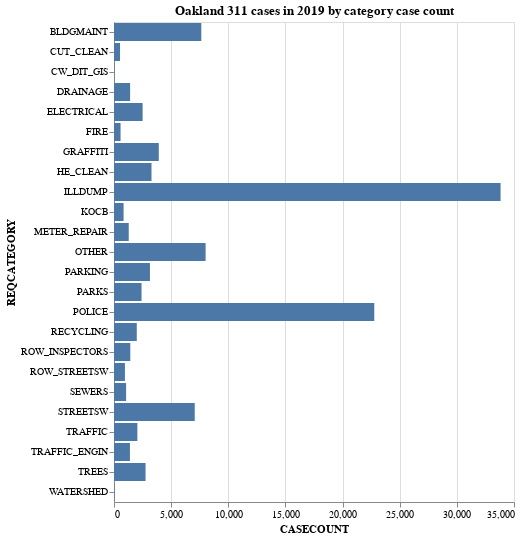

The notebook cell saved with this chart:
### Markdown cell above
#### It's time to visualize this brand new table!

Before I run the Altair code below, I'm going to review the notes from class on how to use it, drawing on the Altair documentation:

>```python
>alt.Chart(category_counts_2019).mark_bar().encode(
    x='Case_Count',
    y='Request_Category'
).properties(
    title='Berkeley 311 cases in 2019'
)
>```
>The first part of the code `alt.Chart()` requires you to fill the first argument with a dataframe, in this case `category_counts_2019`.

>The next part of the code `mark_bar()` specifies a bar chart. (If you want a line chart, you'd use `mark_line()`.)

>After that, `.encode()` tells Altair which columns to use for the `x` and `y` axes.

>If you want to add a title, you'd use Altair's `.properties()` method.

### Code cell
alt.Chart(category_counts_2019).mark_bar().encode(
    x='CASECOUNT',
    y='REQCATEGORY'
).properties(
    title='Oakland 311 cases in 2019 by category case count'
)

### Figure 1 — Vega-Lite specification as saved in the notebook (floating-point values rounded to 4 significant figures)
{"config": {"view": {"continuousWidth": 400, "continuousHeight": 300}}, "data": {"name": "data-e064d8e53d1c5f3015029e24e4aeb40d"}, "mark": "bar", "encoding": {"x": {"type": "quantitative", "field": "CASECOUNT"}, "y": {"type": "nominal", "field": "REQCATEGORY"}}, "title": "Oakland 311 cases in 2019 by category case count", "$schema": "https://vega.github.io/schema/vega-lite/v4.8.1.json", "datasets": {"data-e064d8e53d1c5f3015029e24e4aeb40d": [{"REQCATEGORY": "ILLDUMP", "CASECOUNT": 33826}, {"REQCATEGORY": "POLICE", "CASECOUNT": 22773}, {"REQCATEGORY": "OTHER", "CASECOUNT": 8016}, {"REQCATEGORY": "BLDGMAINT", "CASECOUNT": 7638}, {"REQCATEGORY": "STREETSW", "CASECOUNT": 7064}, {"REQCATEGORY": "GRAFFITI", "CASECOUNT": 3918}, {"REQCATEGORY": "HE_CLEAN", "CASECOUNT": 3281}, {"REQCATEGORY": "PARKING", "CASECOUNT": 3145}, {"REQCATEGORY": "TREES", "CASECOUNT": 2761}, {"REQCATEGORY": "ELECTRICAL", "CASECOUNT": 2504}, {"REQCATEGORY": "PARKS", "CASECOUNT": 2410}, {"REQCATEGORY": "TRAFFIC", "CASECOUNT": 2045}, {"REQCATEGORY": "RECYCLING", "CASECOUNT": 1993}, {"REQCATEGORY": "ROW_INSPECTORS", "CASECOUNT": 1426}, {"REQCATEGORY": "DRAINAGE", "CASECOUNT": 1409}, {"REQCATEGORY": "TRAFFIC_ENGIN", "CASECOUNT": 1394}, {"REQCATEGORY": "METER_REPAIR", "CASECOUNT": 1289}, {"REQCATEGORY": "SEWERS", "CASECOUNT": 1058}, {"REQCATEGORY": "ROW_STREETSW", "CASECOUNT": 957}, {"REQCATEGORY": "KOCB", "CASECOUNT": 839}, {"REQCATEGORY": "FIRE", "CASECOUNT": 574}, {"REQCATEGORY": "CUT_CLEAN", "CASECOUNT": 529}, {"REQCATEGORY": "WATERSHED", "CASECOUNT": 34}, {"REQCATEGORY": "CW_DIT_GIS", "CASECOUNT": 28}]}}
